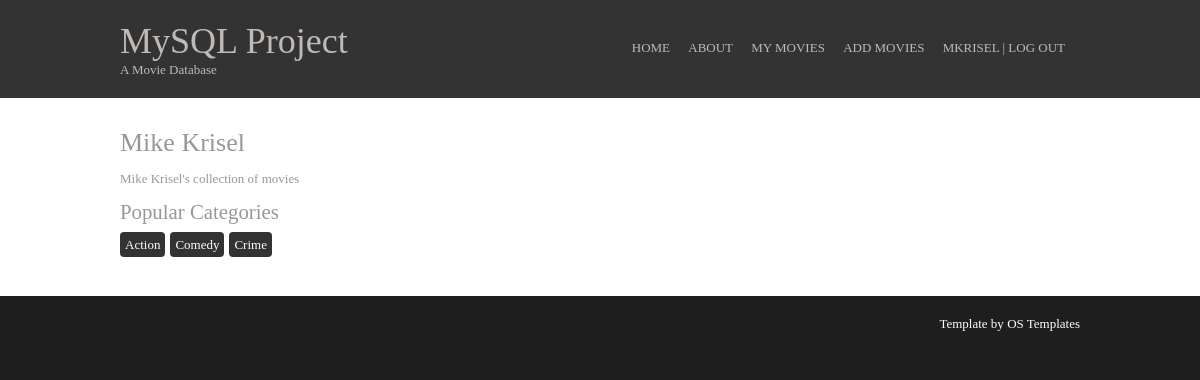
The app's page / (signed in), older data.
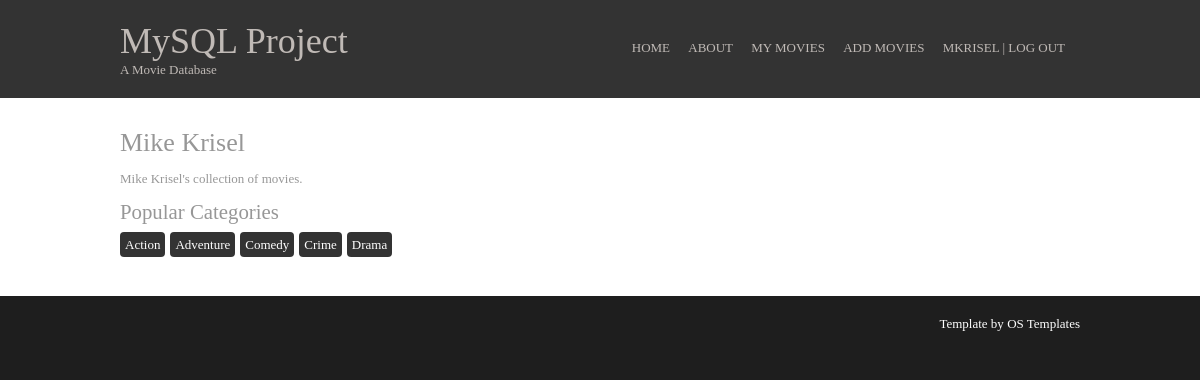
The same page, newer data.
### tables this page shows
CREATE TABLE accounts (
	ID INT NOT NULL AUTO_INCREMENT
	, UserName VARCHAR(32) NOT NULL
	, FirstName VARCHAR(30) NOT NULL
	, LastName VARCHAR(30) NOT NULL
	, Email VARCHAR(100) NOT NULL
	, Password CHAR(40) NOT NULL
	, Salt INT NOT NULL
	, AccountDescription TEXT
	, AccountAdded DATE NOT NULL
	, PRIMARY KEY (ID)
	, INDEX (UserName, Password)
);

### index.php (called while the page is built, shortened)
<?php
	$controller = new controller\Controller();
	$controller->invoke();
?>

### src/db/mysqli.php (called while the page is built, shortened)
<?php
class mysqli {
	public function __construct($hostname, $username, $password, $database) {
		$this->hostname = $hostname;
		$this->username = $username;
		$this->password = $password;
		$this->database = $database;
		$this->mysqli = new \mysqli($this->hostname, $this->username, $this->password, $this->database);
	}
	public function query($statement) {
		$this->result = $this->mysqli->query($statement);
		$this->values = array();
		if (is_object($this->result)) {
			while ($row = mysqli_fetch_array($this->result, MYSQLI_ASSOC)) {
				$this->values[] = $row;
			}
			return $this->values;
		} else {
			return $this->result;
		}
	}
}
?>

### src/model/model-account.php (called while the page is built, shortened)
<?php
class Model
{
	public $ID;
	public $userName;
	public $db;
	public function getAccountDetails ()
	{
		$query = $this->db->query("SELECT
			FirstName,
			LastName,
			Email,
			AccountDescription
			FROM accounts
			WHERE ID = '".$this->ID."'
			AND UserName = '".$this->userName."';");
		$result = $query[0];
		$account = new account\Account($this->ID, $this->userName, $result['FirstName'], $result['LastName'], $result['Email'], $result['AccountDescription']);
		return $account;
	}
	public function getAccount ($db, $ID, $userName)
	{
		$this->db = $db;
		$this->ID = $ID;
		$this->userName = $userName;
		$accountDetails = $this->getAccountDetails();
		return $accountDetails ;
	}
}
?>

### src/model/account.php (called while the page is built, shortened)
<?php
class Account
{
	public function __construct ($ID, $userName, $firstName, $lastName, $email, $accountDescription)
    {
	    $this->firstName = $firstName;
	    $this->lastName = $lastName;
			$this->accountDescription = $accountDescription;
    }
}
?>

### src/view/main.php (the view)
<?php
	$template = new template\Template();
	$template->showHead("MySQL Project");
	if (!isset($content)) {
		$content = '<h2>'.$account->firstName.' '.$account->lastName.'</h2>
			<p>'.$account->accountDescription.'</p>';
		$query = $this->db->query("SELECT category_list('".$_SESSION['ID']."') AS Categories;");
		$result = $query[0];
		$categories = explode(", ", $result['Categories']);
		if (count($categories) > 1) {
			$content .= '<h4>Popular Categories</h4><p>';
			foreach($categories as $category) {
				$content .= '<span class="badge">'.$category.'</span>';
			}
		}
		$content .= '</p>';
	}
	$template->showBodyThird($content);
	$template->showFooter();
?>

### src/controller/controller.php (shortened to what this page needs)
<?php
class Controller
{
	public $model_account;
	public $db;
	public function __construct ()
	{
		$this->db = new db\mysqli('localhost', 'root', 'password', 'movies');
		$this->model_account = new model_account\Model();
	}
	public function invoke ()
	{
		if (!isset($_SESSION['username'])) {
			if (isset($_GET['action']) && $_GET['action'] == "about") {
				include "src/view/about.php";
				include "src/view/main.php";
			} else {
				include "src/view/login.php";
			}
		}
		else {
			if (!isset($_GET['action'])) {
				if (isset($_GET['debug']) && $_GET['debug'] == 1) {
					$action = "debug";
				} else if (isset($_GET['metrics']) && $_GET['metrics'] == 1) {
					$action = "metrics";
				} else {
					$action = "main";
				}
			} else {
				$action = $_GET['action'];
			}
			switch ($action) {
				case "main":
					$account = $this->model_account->getAccount($this->db, $_SESSION['ID'], $_SESSION['username']);
					include "src/view/main.php";
				break;
			}
		}
	}
}
?>

### src/view/template.php (shortened to what this page needs)
<?php
class Template {
	public function showHead($title, $menu=true) {
		$this->title = $title;
		$html = '<!DOCTYPE html>
<html lang="en" dir="ltr">
<head>
<title>'.$this->title.'</title>
<meta charset="iso-8859-1">
<link rel="stylesheet" href="/styles/table_jui.css" type="text/css">
<link rel="stylesheet" href="/styles/jquery-ui-1.8.4.custom.css" type="text/css">
<link rel="stylesheet" href="/styles/layout.css" type="text/css">
<script src="//ajax.googleapis.com/ajax/libs/jquery/2.0.0/jquery.min.js"></script>
</head>
<body>
<div class="wrapper row1">
  <header id="header" class="clear">
    <hgroup>
      <h1><a href="/'.(isset($_SESSION['username']) ? $_SESSION['username'].'/' : '').'">MySQL Project</a></h1>
      <h2>A Movie Database</h2>
    </hgroup>
    <nav>
      <ul>
        <li><a href="/'.(isset($_SESSION['username']) ? $_SESSION['username'].'/' : '').'">Home</a></li>
        <li><a href="/about/">About</a></li>
				'.($menu == false ||  !isset($_SESSION['username']) ? '' : '
        <li><a href="/'.$_SESSION['username'].'/movie-list/">My Movies</a></li>
        <li><a href="/'.$_SESSION['username'].'/add-movie/">Add Movies</a></li>
        <li><a href="/'.$_SESSION['username'].'/modify-account/">'.$_SESSION['username'].'</a> | <a href="/logout/">Log Out</a></li>').'
      </ul>
    </nav>
    <div class="clear"></div>
  </header>
</div>';
		echo $html;
	}
	public function showBodyThird($content) {
		$this->content = $content;
		$html = '<div class="wrapper row2">
	<div id="container">
		<section class="last clear">
			<div class="three_third">
				'.$this->content.'
			</div>
		</section>
	</div>
</div>';
		echo $html;
	}
	public function showFooter($script="") {
		$html = '<div class="wrapper row3">
  <footer id="footer">
    <p class="fl_right">Template by <a href="http://www.os-templates.com/" title="Free Website Templates">OS Templates</a></p>
    <div class="clear"></div>
  </footer>
</div>
<script src="/scripts/validate.js"></script>'.$script.'
</body>
</html>';
		echo $html;
	}
}
?>

### styles/table_jui.css (style rules this page uses)
.clear { clear: both; }

### styles/layout.css (style rules this page uses)
body { margin:0; padding:0; font-size:13px; font-family:Georgia, "Times New Roman", Times, serif; color:#FFFFFF; background-color:#1E1E1E; }
.clear:after { content:"."; display:block; height:0; clear:both; visibility:hidden; line-height:0; }
.clear { display:block; width:100%; clear:both; }
a { outline:none; text-decoration:none; }
.fl_right { float:right; }
address, article, aside, figcaption, figure, footer, header, hgroup, nav, section { display:block; margin:0; padding:0; }
div.wrapper { display:block; width:100%; margin:0; padding:0; text-align:left; }
.row1, .row1 a { color:#C0BAB6; background-color:#333333; }
.row2 { color:#979797; background-color:#FFFFFF; }
.row3, .row3 a { color:#FFFFFF; background-color:#1E1E1E; }
#header, #container, #footer { display:block; margin:0 auto; width:960px; }
nav ul { margin:0; padding:0; list-style:none; }
h1, h2, h3, h4, h5, h6 { margin:0; padding:0; font-size:20px; font-weight:normal; font-style:normal; line-height:normal; }
h2 { font-size:2em; }
h4 { font-size:1.6em; }
#header hgroup { float:left; padding:20px 0; }
#header hgroup h1 { font-size:36px; }
#header hgroup h2 { font-size:13px; }
#header nav { float:right; padding:20px 0; }
#header nav ul { margin-top:20px; }
#header nav li { display:inline; margin-right:15px; text-transform:uppercase; }
#container { padding:30px 0; }
#container section { margin:0 0 30px 0; }
#container section.last { margin:0; }
.one_third, .two_third, .three_third { display:block; float:left; margin:0 30px 0 0; }
.three_third { width:960px; float:none; margin-right:0; clear:both; }
#footer p { margin:0; padding:20px 0; }
.badge { color:#FFF; padding:5px; margin:5px 5px 7px 0; background:#333333; border-radius:4px; }

Row changes from the older to the newer data that the page shows:
changed accounts "Mike": AccountDescription "Mike Krisel's collection of movies" → "Mike Krisel's collection of movies."
Text that changed along with them:
new list line: "Adventure"
new list line: "Drama"
